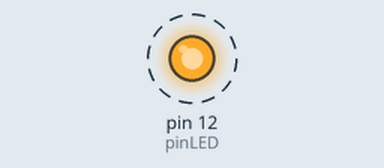
Recording of a sketch running on a simulated Arduino Uno, built with avr-gcc and run on an emulated ATmega328P. On the bench: output pins drawn as LEDs (lit = HIGH). Dashed ring = blinking. At 10.0 s the program stops and its outputs stay as they are.

Above: at 0.2 s.
Timing chart, 0 to 3.0 s (numbered marks = the images above):
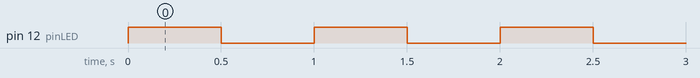

Measured:
- by itself, pin 12 (pinLED): alternates HIGH for 0.50 s and LOW for 0.50 s, 20 changes in all, then stays LOW

The sketch:

m1-8.ino
```cpp
#define MAX_BLINKS 10

int pinLED = 12;

void setup() {
    pinMode(pinLED, OUTPUT);
}

void loop() {
  int i = 0;
    while (1) {
        if (i < MAX_BLINKS) {
            ledBlink();
            i++;
        }
    }
}

void ledBlink() {
    digitalWrite(pinLED, HIGH);
    delay(500);
    digitalWrite(pinLED, LOW);
    delay(500);
}
```
